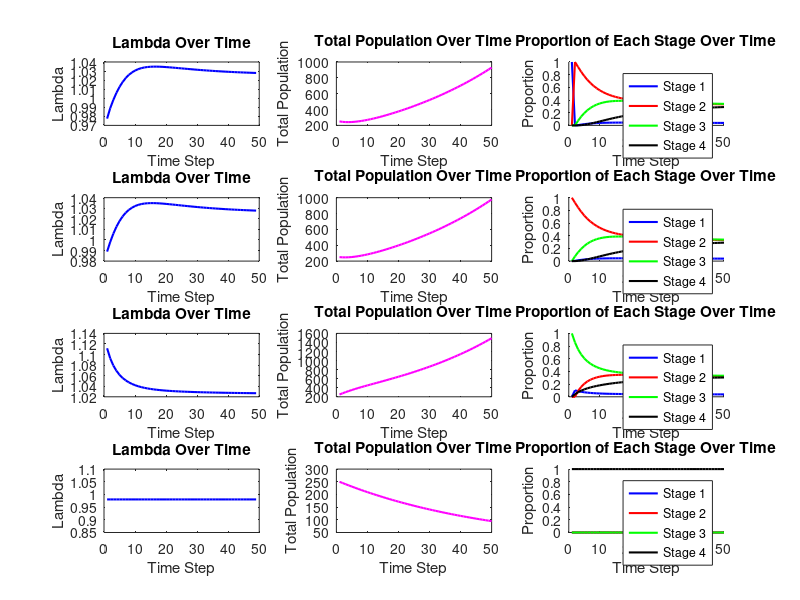

Recreate this plot in MATLAB.
A = [0,0.0043,0.1132,0;
    0.9775,0.9111,0,0;
    0,0.0736,0.9534,0;
    0,0,0.0452,0.9804];
[V, D] = eig(A);


eigenvalues = diag(D);
[max_eigenvalue, index] = max(eigenvalues);
principal_eigenvalue = eigenvalues(index);
principal_eigenvector = V(:, index);
clear sum;
principal_eigenvector = principal_eigenvector / sum(principal_eigenvector);


for k = 1:4
    clear x;
    x(:,1) = [0;0;0;0];
    x(k,1) = 250;
    r1 = zeros(50, 1);
    r2 = zeros(50, 1);
    r3 = zeros(50, 1);
    r4 = zeros(50, 1);
    n_s = zeros(50, 1);
    
    for t = 1:50
        n = sum(x);
        r1(t) = x(1) / n;
        r2(t) = x(2) / n;
        r3(t) = x(3) / n;
        r4(t) = x(4) / n;
        n_s(t) = n;
        x = A * x;
    end
    
    % 绘制比例变化图
    subplot(4, 3,3*k);
    hold on;
    plot(1:50, r1, 'b', 'LineWidth', 1.5); % 第一阶段比例
    plot(1:50, r2, 'r', 'LineWidth', 1.5); % 第二阶段比例
    plot(1:50, r3, 'g', 'LineWidth', 1.5); % 第三阶段比例
    plot(1:50, r4, 'k', 'LineWidth', 1.5); % 第四阶段比例
    legend('Stage 1', 'Stage 2', 'Stage 3', 'Stage 4', 'Location', 'best');
    title('Proportion of Each Stage Over Time');
    xlabel('Time Step');
    ylabel('Proportion');
    hold off;
    
    % 绘制总种群数变化图
    subplot(4, 3, 3*k-1);
    plot(1:50, n_s, 'm', 'LineWidth', 1.5);
    title('Total Population Over Time');
    xlabel('Time Step');
    ylabel('Total Population');
    
    lambda = zeros(49,1);
    for t = 1:49
        lambda(t) = n_s(t + 1) / n_s(t);
    end
    subplot(4, 3, 3*k-2);
    cla; % 清除当前轴的内容
    plot(1:49, lambda, 'b', 'LineWidth', 1.5); % 绘制 lambda 曲线
    title('Lambda Over Time');
    xlabel('Time Step');
    ylabel('Lambda');

end